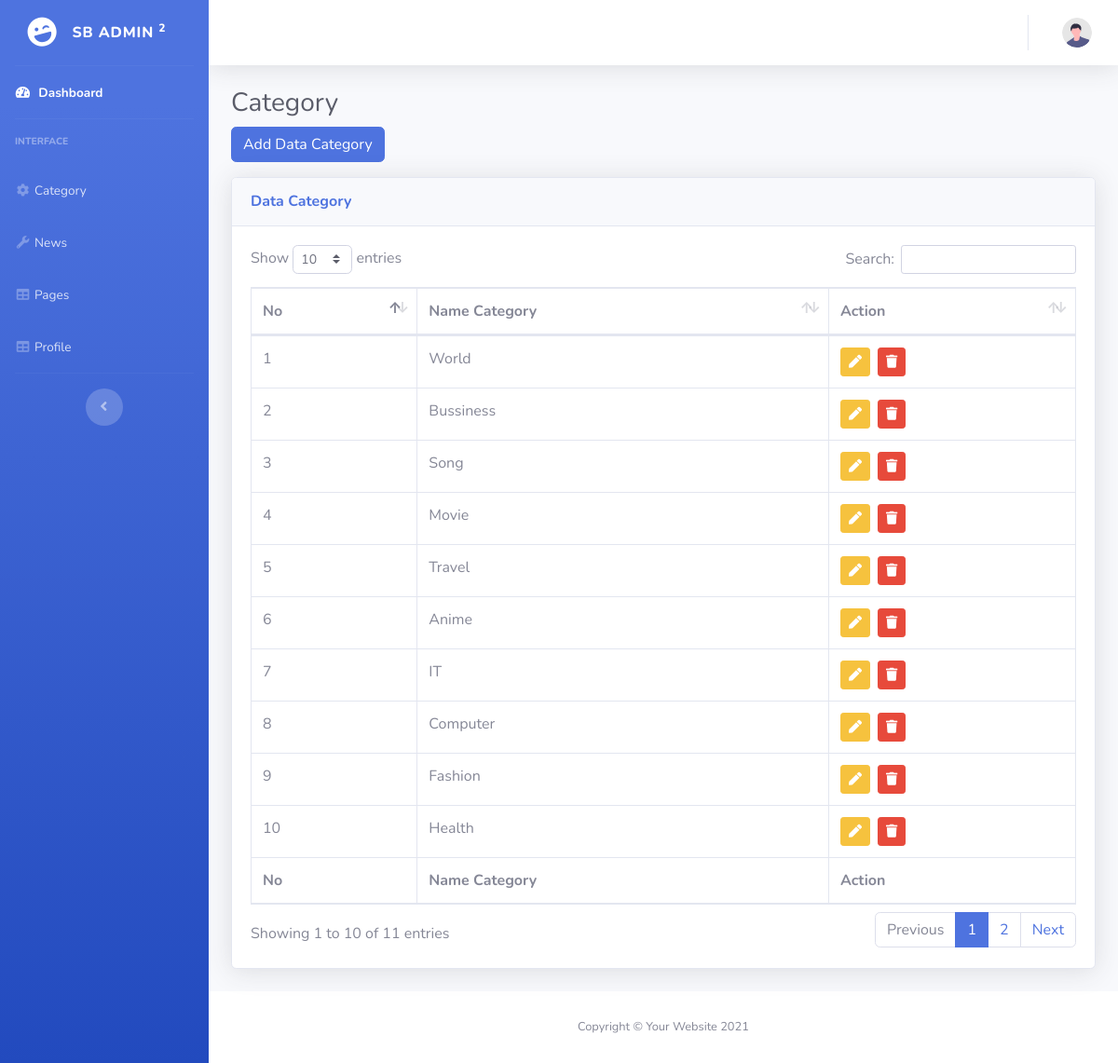
Screenshot of /admin/category.php with the database file from the repository.
### tables this page shows
CREATE TABLE `category` (
  `category_id` int(11) NOT NULL,
  `category_name` varchar(255) NOT NULL
);

### admin/category.php (the view, shortened to what this page needs)
<?php
include_once "../includes/db.php";
?>
<!DOCTYPE html>
<html lang="en">
<?php include_once("head.php") ?>
<body id="page-top">
    <div id="wrapper">
        <?php include_once("menu.php") ?>
        <div id="content-wrapper" class="d-flex flex-column">
            <div id="content">
                <?php include_once("topbar.php") ?>
                <div class="container-fluid">
                    <h1 class="h3 mb-2 text-gray-800">Category</h1>
                    <button type="button" data-toggle="modal" data-target="#form-modal" class="btn btn-primary mb-3">Add
                        Data Category</button>
                    <div class="card shadow mb-4">
                        <div class="card-header py-3">
                            <h6 class="m-0 font-weight-bold text-primary">Data Category</h6>
                        </div>
                        <div class="card-body">
                            <div class="table-responsive">
                                <table class="table table-bordered" id="dataTable" width="100%" cellspacing="0">
                                    <thead>
                                        <tr>
                                            <th>No</th>
                                            <th>Name Category</th>
                                            <th>Action</th>
                                        </tr>
                                    </thead>
                                    <tbody>
                                        <?php
                                        $no = 1;
                                        $sql = "SELECT * FROM category ORDER BY category_id DESC";
                                        $result = mysqli_query($db, $sql);
                                        while ($row = mysqli_fetch_assoc($result)) { ?>
                                        <tr>
                                            <td><?php echo $no++; ?></td>
                                            <td><?php echo $row['category_name']; ?></td>
                                            <td>
                                                <a href="edit_category.php?id=<?php echo $row['category_id']; ?>"
                                                    class="btn btn-warning btn-sm mr-1">
                                                    <i class="fas fa-pen"></i>
                                                </a>
                                                <a onclick="return confirm('Are you sure delete this data ?')"
                                                    href="delete_category.php?id=<?php echo $row['category_id']; ?>"
                                                    class="btn btn-danger btn-sm">
                                                    <i class="fas fa-trash"></i>
                                                </a>
                                            </td>
                                        </tr>
                                        <?php } ?>
                                    </tbody>
                                    <tfoot>
                                        <tr>
                                            <th>No</th>
                                            <th>Name Category</th>
                                            <th>Action</th>
                                        </tr>
                                    </tfoot>
                                </table>
                            </div>
                        </div>
                    </div>
                </div>
            </div>
            <?php include_once("footer.php") ?>
        </div>
    </div>
</body>
</html>

### admin/head.php (shortened to what this page needs)
<head>
    <link href="https://cdn.jsdelivr.net/npm/bootstrap@5.2.3/dist/css/bootstrap.min.css" rel="stylesheet"
>
    <link href="assets/vendor/fontawesome-free/css/all.min.css" rel="stylesheet" type="text/css">
    <link href="assets/css/sb-admin-2.min.css" rel="stylesheet">
    <link href="assets/vendor/datatables/dataTables.bootstrap4.min.css" rel="stylesheet">
</head>

### admin/menu.php
<ul class="navbar-nav bg-gradient-primary sidebar sidebar-dark accordion" id="accordionSidebar">
    <a class="sidebar-brand d-flex align-items-center justify-content-center" href="index.html">
        <div class="sidebar-brand-icon rotate-n-15">
            <i class="fas fa-laugh-wink"></i>
        </div>
        <div class="sidebar-brand-text mx-3">SB Admin <sup>2</sup></div>
    </a>
    <hr class="sidebar-divider my-0">
    <li class="nav-item active">
        <a class="nav-link" href="index.php">
            <i class="fas fa-fw fa-tachometer-alt"></i>
            <span>Dashboard</span>
        </a>
    </li>
    <hr class="sidebar-divider my-0">
    <div class="sidebar-heading">
        <p class="mt-3">INTERFACE</p>
    </div>
    <li class="nav-item">
        <a class="nav-link" href="category.php"><i class="fas fa-fw fa-cog"></i><span>Category</span></a>
    </li>
    <li class="nav-item">
        <a class="nav-link" href="news.php"><i class="fas fa-fw fa-wrench"></i><span>News</span></a>
    </li>
    <li class="nav-item">
        <a class="nav-link" href="pages.php"><i class="fas fa-fw fa-table"></i><span>Pages</span></a>
    </li>
    <li class="nav-item">
        <a class="nav-link" href="profile.php"><i class="fas fa-fw fa-table"></i><span>Profile</span></a>
    </li>
    <hr class="sidebar-divider d-none d-md-block">
    <div class="text-center d-none d-md-inline">
        <button class="rounded-circle border-0" id="sidebarToggle"></button>
    </div>
</ul>

### admin/topbar.php (shortened to what this page needs)
<nav class="navbar navbar-expand navbar-light bg-white topbar mb-4 static-top shadow">
    <ul class="navbar-nav ml-auto">
        <li class="nav-item dropdown no-arrow">
            <a class="nav-link dropdown-toggle" href="#" id="userDropdown" role="button" data-toggle="dropdown"
                aria-haspopup="true" aria-expanded="false">
                <img class="img-profile rounded-circle" src="assets/img/undraw_profile.svg">
            </a>
        </li>
    </ul>
</nav>

### admin/footer.php (shortened to what this page needs)
<footer class="sticky-footer bg-white">
    <div class="container my-auto">
        <div class="copyright text-center my-auto">
            <span>Copyright &copy; Your Website 2021</span>
        </div>
    </div>
</footer>

### rows the page displays
category: category_name "World"
category: category_name "Bussiness"
category: category_name "Song"
category: category_name "Movie"
category: category_name "Travel"
category: category_name "Anime"
category: category_name "IT"
category: category_name "Computer"
category: category_name "Fashion"
category: category_name "Health"
